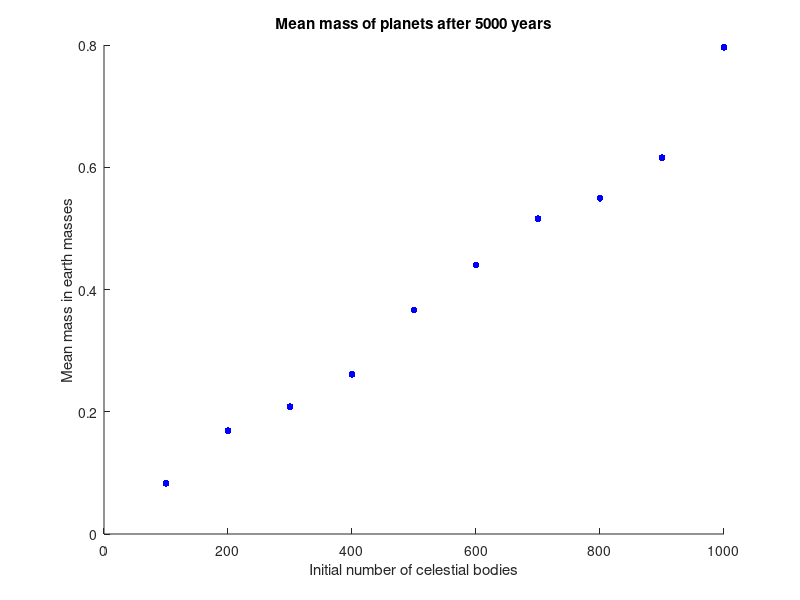
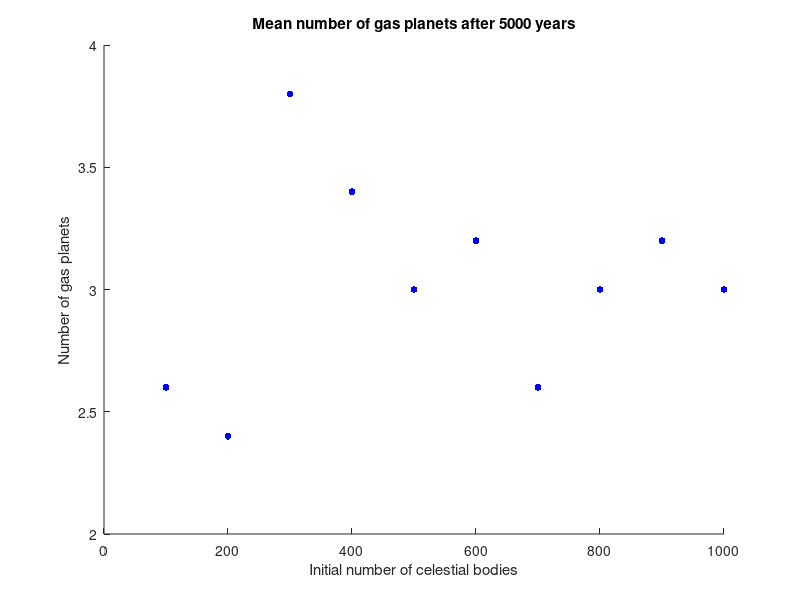

MATLAB code to generate these figures, in order:
clear all;
load('EINDM100.mat');
EINDM100 = sum(EINDM,2);
EINDSM100 = EINDM(:,1,:);
EINDGM100 = EINDM(:,2,:);
clear EINDM;
load('EINDM200.mat');
EINDM200 = sum(EINDM,2);
EINDSM200 = EINDM(:,1,:);
EINDGM200 = EINDM(:,2,:);
clear EINDM;
load('EINDM300.mat');
EINDM300 = sum(EINDM,2);
EINDSM300 = EINDM(:,1,:);
EINDGM300 = EINDM(:,2,:);
clear EINDM;
load('EINDM400.mat');
EINDM400 = sum(EINDM,2);
EINDSM400 = EINDM(:,1,:);
EINDGM400 = EINDM(:,2,:);
clear EINDM;
load('EINDM500.mat');
EINDM500 = sum(EINDM,2);
EINDSM500 = EINDM(:,1,:);
EINDGM500 = EINDM(:,2,:);
clear EINDM;
load('EINDM600.mat');
EINDM600 = sum(EINDM,2);
EINDSM600 = EINDM(:,1,:);
EINDGM600 = EINDM(:,2,:);
clear EINDM;
load('EINDM700.mat');
EINDM700 = sum(EINDM,2);
EINDSM700 = EINDM(:,1,:);
EINDGM700 = EINDM(:,2,:);
clear EINDM;
load('EINDM800.mat');
EINDM800 = sum(EINDM,2);
EINDSM800 = EINDM(:,1,:);
EINDGM800 = EINDM(:,2,:);
clear EINDM;
load('EINDM900.mat');
EINDM900 = sum(EINDM,2);
EINDSM900 = EINDM(:,1,:);
EINDGM900 = EINDM(:,2,:);
clear EINDM;
load('EINDM1000.mat');
EINDM1000 = sum(EINDM,2);
EINDSM1000 = EINDM(:,1,:);
EINDGM1000 = EINDM(:,2,:);
clear EINDM;

NGP100 = zeros(5,1);
NGP200 = zeros(5,1);
NGP300 = zeros(5,1);
NGP400 = zeros(5,1);
NGP500 = zeros(5,1);
NGP600 = zeros(5,1);
NGP700 = zeros(5,1);
NGP800 = zeros(5,1);
NGP900 = zeros(5,1);
NGP1000 = zeros(5,1);
MP100 = zeros(5,1);
MP200 = zeros(5,1);
MP300 = zeros(5,1);
MP400 = zeros(5,1);
MP500 = zeros(5,1);
MP600 = zeros(5,1);
MP700 = zeros(5,1);
MP800 = zeros(5,1);
MP900 = zeros(5,1);
MP1000 = zeros(5,1);

for i = 1:5
    M100 = EINDM100(EINDM100(:,i) > 0.06,1,i);
    M200 = EINDM200(EINDM200(:,i) > 0.06,1,i);
    M300 = EINDM300(EINDM300(:,i) > 0.06,1,i);
    M400 = EINDM400(EINDM400(:,i) > 0.06,1,i);
    M500 = EINDM500(EINDM500(:,i) > 0.06,1,i);
    M600 = EINDM600(EINDM600(:,i) > 0.06,1,i);
    M700 = EINDM700(EINDM700(:,i) > 0.06,1,i);
    M800 = EINDM800(EINDM800(:,i) > 0.06,1,i);
    M900 = EINDM900(EINDM900(:,i) > 0.06,1,i);
    M1000 = EINDM1000(EINDM1000(:,i) > 0.06,1,i);
    GM100 = EINDGM100(EINDM100(:,i) > 0.06,1,i);
    GM200 = EINDGM200(EINDM200(:,i) > 0.06,1,i);
    GM300 = EINDGM300(EINDM300(:,i) > 0.06,1,i);
    GM400 = EINDGM400(EINDM400(:,i) > 0.06,1,i);
    GM500 = EINDGM500(EINDM500(:,i) > 0.06,1,i);
    GM600 = EINDGM600(EINDM600(:,i) > 0.06,1,i);
    GM700 = EINDGM700(EINDM700(:,i) > 0.06,1,i);
    GM800 = EINDGM800(EINDM800(:,i) > 0.06,1,i);
    GM900 = EINDGM900(EINDM900(:,i) > 0.06,1,i);
    GM1000 = EINDGM1000(EINDM1000(:,i) > 0.06,1,i);
    NGP100(i) = sum(GM100./M100 > 0.1);
    NGP200(i) = sum(GM200./M200 > 0.1);
    NGP300(i) = sum(GM300./M300 > 0.1);
    NGP400(i) = sum(GM400./M400 > 0.1);
    NGP500(i) = sum(GM500./M500 > 0.1);
    NGP600(i) = sum(GM600./M600 > 0.1);
    NGP700(i) = sum(GM700./M700 > 0.1);
    NGP800(i) = sum(GM800./M800 > 0.1);
    NGP900(i) = sum(GM900./M900 > 0.1);
    NGP1000(i) = sum(GM1000./M1000 > 0.1);
    MP100(i) = mean(EINDM100(EINDM100(:,i) > 0.06,1,i));
    MP200(i) = mean(EINDM200(EINDM200(:,i) > 0.06,1,i));
    MP300(i) = mean(EINDM300(EINDM300(:,i) > 0.06,1,i));
    MP400(i) = mean(EINDM400(EINDM400(:,i) > 0.06,1,i));
    MP500(i) = mean(EINDM500(EINDM500(:,i) > 0.06,1,i));
    MP600(i) = mean(EINDM600(EINDM600(:,i) > 0.06,1,i));
    MP700(i) = mean(EINDM700(EINDM700(:,i) > 0.06,1,i));
    MP800(i) = mean(EINDM800(EINDM800(:,i) > 0.06,1,i));
    MP900(i) = mean(EINDM900(EINDM900(:,i) > 0.06,1,i));
    MP1000(i) = mean(EINDM1000(EINDM1000(:,i) > 0.06,1,i));
    
    clear M100;
    clear M200;
    clear M300;
    clear M400;
    clear M500;
    clear M600;
    clear M700;
    clear M800;
    clear M900;
    clear M1000;
    clear GM100;
    clear GM200;
    clear GM300;
    clear GM400;
    clear GM500;
    clear GM600;
    clear GM700;
    clear GM800;
    clear GM900;
    clear GM1000;
end

MMP(1) = mean(MP100);
MMP(2) = mean(MP200);
MMP(3) = mean(MP300);
MMP(4) = mean(MP400);
MMP(5) = mean(MP500);
MMP(6) = mean(MP600);
MMP(7) = mean(MP700);
MMP(8) = mean(MP800);
MMP(9) = mean(MP900);
MMP(10) = mean(MP1000);
MNGP(1) = mean(NGP100);
MNGP(2) = mean(NGP200);
MNGP(3) = mean(NGP300);
MNGP(4) = mean(NGP400);
MNGP(5) = mean(NGP500);
MNGP(6) = mean(NGP600);
MNGP(7) = mean(NGP700);
MNGP(8) = mean(NGP800);
MNGP(9) = mean(NGP900);
MNGP(10) = mean(NGP1000);

figure;
scatter(100:100:1000,MMP,25,[0,0,1],'o','filled');
title('Mean mass of planets after 5000 years');
xlabel('Initial number of celestial bodies');
ylabel('Mean mass in earth masses');

figure;
scatter(100:100:1000,MNGP,25,[0,0,1],'o','filled');
title('Mean number of gas planets after 5000 years');
xlabel('Initial number of celestial bodies');
ylabel('Number of gas planets');
